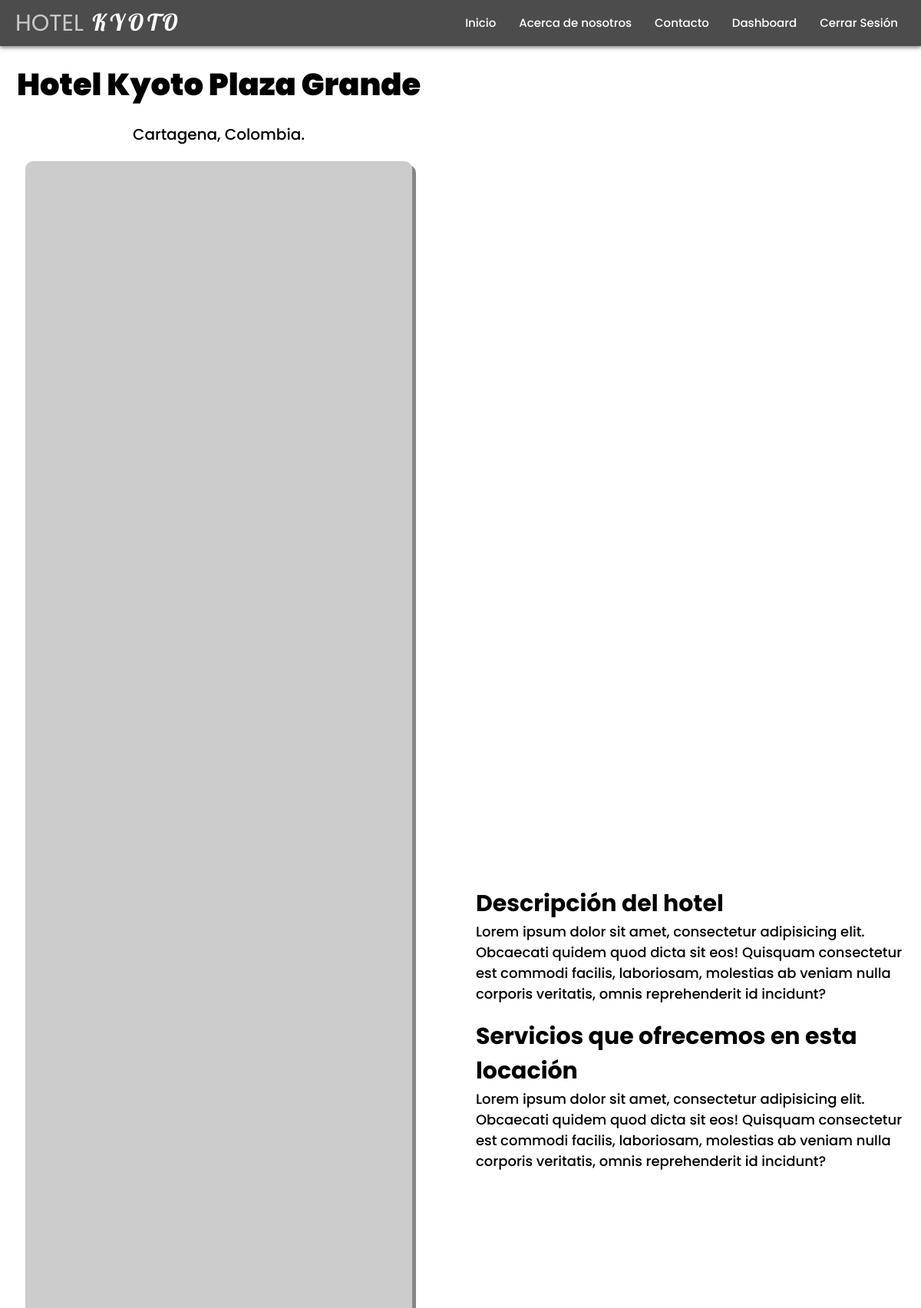
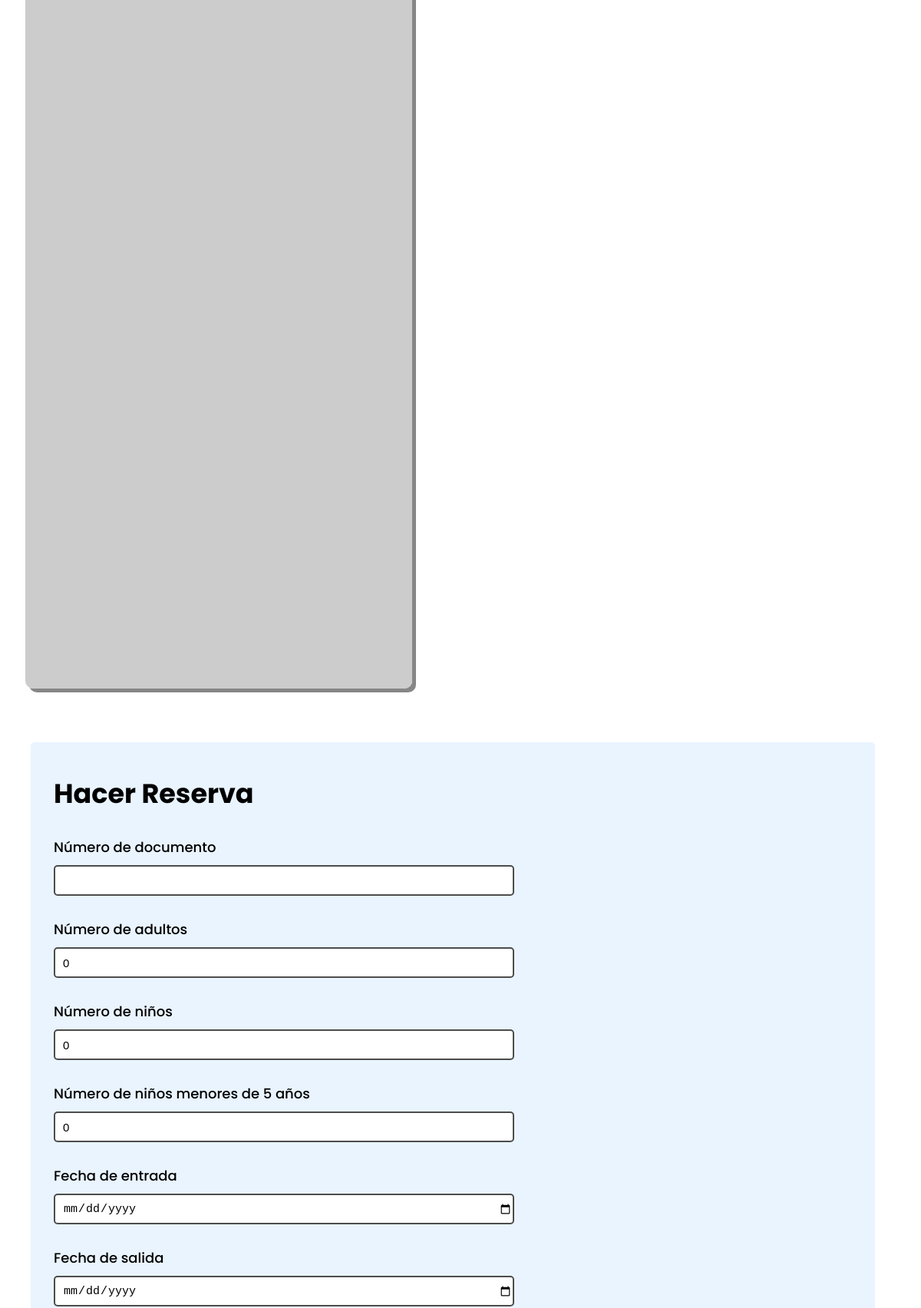
The page /hotel.php?hotel=631672e7c00ad (signed in, upper part) on the database its author committed (2 pictures, top to bottom).
### tables this page shows
CREATE TABLE `hoteles` (
  `id_hotel` varchar(13) NOT NULL,
  `nom_hotel` varchar(100) NOT NULL,
  `descrip` tinytext NOT NULL,
  `servicios` text NOT NULL,
  `img` text NOT NULL,
  `direccion` varchar(150) NOT NULL,
  `precio` float NOT NULL
);

### hotel.php (the view, shortened to what this page needs)
<?php
$db = new Database();
$con = $db->connection();
$id = $_SESSION['id'];
$hotel_id = $_GET['hotel'];
$query = $con->prepare("SELECT * FROM hoteles WHERE id_hotel=?");
$query->execute([$hotel_id]);
$item = $query->fetch(PDO::FETCH_ASSOC);
?>
<!DOCTYPE html>
<html lang="en">
<head>
  <?php include './includes/styles.php' ?>
</head>
<body>
  <?php include './includes/header.php' ?>
  <main id="hotel-details-container">
    <div id="hotel-main-details-container">
      <h1><?php echo $item['nom_hotel'] ?></h1>
      <p><?php echo $item['direccion'] ?></p>
      <div>
        <img src="<?php echo $item['img'] ?>" alt="">
      </div>
    </div>
    <div id="hotel-side-details-container">
      <div>
        <h2>Descripción del hotel</h2>
        <p><?php echo $item['descrip'] ?></p>
      </div>
      <div>
        <h2>Servicios que ofrecemos en esta locación</h2>
        <p><?php echo $item['servicios'] ?></p>
      </div>
    </div>
  </main>
  <section id="reservation-form-container">
    <form action="./actions/make_reservation.php" method="POST" id="reservation-form" class="form">
      <h3 class="form-title">Hacer Reserva</h3>
      <div class="input-container">
        <label for="document-number">Número de documento</label>
        <input type="number" name="document-number" id="document-number" value="<?php echo $id ?>" placeholder="<?php echo $id ?>" readonly>
      </div>
      <div class="input-container">
        <label for="people-input">Número de adultos</label>
        <input type="number" name="people" id="people-input" value="0">
      </div>
      <div class="input-container">
        <label for="children-input">Número de niños</label>
        <input type="number" name="children" id="children-input" value="0">
      </div>
      <div class="input-container">
        <label for="minors-input">Número de niños menores de 5 años</label>
        <input type="number" name="minors" id="minors-input" min="0" value="0">
      </div>
      <div class="input-container">
        <label for="fec-start-input">Fecha de entrada</label>
        <input type="date" name="fec-start" id="fec-start-input">
      </div>
      <div class="input-container">
        <label for="fec-end-input">Fecha de salida</label>
        <input type="date" name="fec-end" id="fec-end-input">
      </div>
    </form>
  </section>
</body>
</html>

### styles/main.css (style rules this page uses)
*, *::before, *::after { margin: 0; padding: 0; box-sizing: border-box; }
html { font-size: 10px; scroll-behavior: smooth; }
body { font-family: "Poppins", sans-serif; overflow-x: hidden; overflow-y: auto; }
.form { width: 100%; max-width: 500px; height: max-content; display: flex; flex-direction: column; gap: 2rem; padding: 4rem 3rem; background-color: rgba(218, 237, 255, 0.3); border: 2px solid rgb(110, 190, 255); border-radius: 5px; margin: 3rem 0; }
.form-title { font-size: 3.5rem; font-weight: 700; }
.input-container { width: 100%; height: auto; display: flex; flex-direction: column; gap: 0.5rem; }
.input-container label { font-size: 1.8rem; font-weight: 500; }
.input-container input, .input-container textarea { font-size: 1.5rem; height: 40px; padding-left: 1rem; border-radius: 5px; border: none; border: solid 2px rgba(0, 0, 0, 0.7); outline-color: rgb(110, 190, 255); outline-offset: 2px; }
#hotel-details-container { width: 100%; min-height: calc(100vh - 60px); height: max-content; display: flex; flex-direction: row; justify-content: center; align-items: center; gap: 3rem; margin-top: 60px; }
#hotel-main-details-container, #hotel-side-details-container { min-width: 45%; max-width: 50%; min-height: calc(100vh - 80px); height: max-content; display: flex; flex-direction: column; justify-content: center; align-items: center; gap: 2rem; padding: 2rem; }
#hotel-main-details-container h1 { font-size: 4rem; font-weight: 900; }
#hotel-main-details-container p { font-size: 2rem; font-weight: 500; }
#hotel-main-details-container > div { width: 100%; height: 70%; display: flex; flex-direction: column; justify-content: center; align-items: center; }
#hotel-main-details-container > div img { width: 95%; height: 100%; object-fit: cover; border-radius: 10px; box-shadow: 5px 5px 0 0 rgba(14, 14, 14, 0.5); }
#hotel-side-details-container h2 { font-size: 3rem; font-weight: 700; }
#hotel-side-details-container p { font-size: 1.8rem; font-weight: 500; }
#reservation-form-container { width: 100%; height: max-content; padding: 2rem 4rem; }
#reservation-form { max-width: calc(100vw - 100px); border: none; flex-direction: row; flex-wrap: wrap; gap: 3rem; background-color: rgba(181, 219, 255, 0.3); }
#reservation-form h3 { min-width: 100%; max-width: 100%; }
#reservation-form .input-container { min-width: 290px; width: 90%; max-width: 600px; margin: 0; padding: 0; gap: 1rem; }

### rows shown on the page
hoteles: nom_hotel "Hotel Kyoto Plaza Grande", direccion "Cartagena, Colombia.", descrip "Lorem ipsum dolor sit amet, consectetur adipisicing elit. Obcaecati quidem quod dicta sit eos! Quisquam consectetur est commodi facilis, laboriosam, molestias ab veniam nulla corporis veritatis, omnis reprehenderit id incidunt?", servicios "Lorem ipsum dolor sit amet, consectetur adipisicing elit. Obcaecati quidem quod dicta sit eos! Quisquam consectetur est commodi facilis, laboriosam, molestias ab veniam nulla corporis veritatis, omnis reprehenderit id incidunt?"
